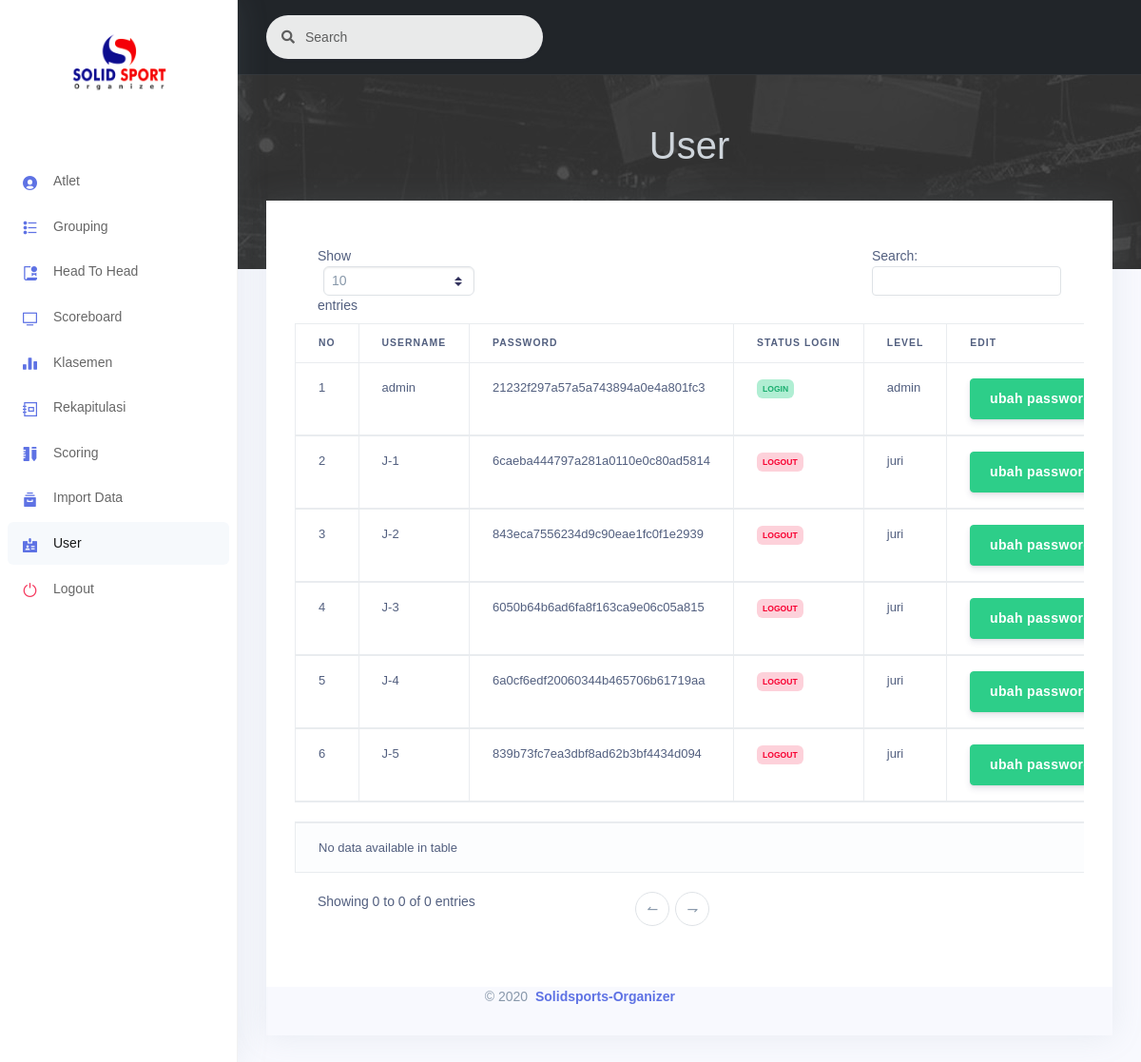
The app's page /modul/user/index.php (signed in) with its own data.
### tables this page shows
CREATE TABLE `user` (
  `idUser` int(11) NOT NULL,
  `username` varchar(50) NOT NULL,
  `password` varchar(255) NOT NULL,
  `statusLogin` int(1) NOT NULL,
  `level` int(1) NOT NULL
);

### modul/user/index.php (the view, shortened to what this page needs)
<?php
if (!isset($_SESSION['username'])) {
    header("location:../login");
} else {
    include "../../config/templates/header.php";
    include "../../config/templates/sidebar.php";
    include "../../config/templates/mainContent.php";
    include "../../config/database/koneksi.php";
?>
        <div class="container-fluid mt-5 mb-5 border-0">
        <table id="example" class="table table-striped table-bordered" style="width:100%">
        <thead>
                <tr>
                    <th>No</th>
                    <th>Username</th>
                    <th>Password</th>
                    <th>Status Login</th>
                    <th>Level</th>
                    <th>Edit</th>
                </tr>
                <?php
                $sqlUser = mysqli_query($conn, "SELECT * FROM `user` ");
                while($row = mysqli_fetch_object($sqlUser)){?>
                <tr>
                    <td>
                    <?= $row -> idUser ?>
                    </td>
                    <td>
                    <?= $row -> username ?>
                    </td>
                    <td>
                    <?= $row -> password ?>
                    </td><td>
                    <?php if($row -> statusLogin == 0 ) {echo '<span class="badge badge-danger">logout</span>';} else { echo '<span class="badge badge-success">login</span>'; } ?>
                    </td><td>
                    <?php if($row -> level == 1 ) {echo 'admin';} else { echo 'juri'; } ?>
                    </td>
                    <td>
                    <button class="btn btn-success" onclick="getUserId(<?= $row->idUser ?>)" data-toggle="modal" data-target="#resetPasswordModal">ubah password</button>
                    </td>
                </tr>
                <?php
                }
                ?>
            </thead>
        </table>
        </div>
    <?php
    include "../../config/templates/footer.php";
    ?>
    </body>
    </html>
    <?php }
    ?>

### config/templates/header.php (shortened to what this page needs)
<!DOCTYPE html>
<html>
<head>
  <link rel="stylesheet" href="../../assets/css/style.css">
  <link rel="stylesheet" href="../../assets/vendor/nucleo/css/nucleo.css" type="text/css">
  <link rel="stylesheet" href="../../assets/vendor/@fortawesome/fontawesome-free/css/all.min.css" type="text/css">
  <link rel="stylesheet" href="../../assets/css/argon.css?v=1.2.0" type="text/css">
  <link rel="stylesheet" href="../../assets/css/awesomplete.css" type="text/css">
</head>

### config/templates/sidebar.php (shortened to what this page needs)
<?php
$test = explode("/", $_SERVER['REQUEST_URI']);
$mod = $test[count($test) - 2];
$base_url = "http://$_SERVER[HTTP_HOST]/solidsport/modul";
?>
<nav class="sidenav navbar navbar-vertical  fixed-left  navbar-expand-xs navbar-light bg-white" id="sidenav-main">
  <div class="scrollbar-inner">
    <div class="sidenav-header  align-items-center">
      <a class="navbar-brand" href="javascript:void(0)">
        <img src="../../assets/img/logo-2.jpeg" style="max-height: 5rem;" class="navbar-brand-img" alt="...">
      </a>
    </div>
    <div class="navbar-inner mt-5">
      <div class="collapse navbar-collapse" id="sidenav-collapse-main">
        <br>
        <ul class="navbar-nav">
          <li class="nav-item">
            <a <?php
                if ($mod == "atlet") {
                  echo 'class="nav-link active"';
                } else {
                  echo 'class="nav-link"';
                } ?> href="<?= $base_url ?>/atlet/">
              <i class="ni ni-circle-08 text-primary"></i>
              <span class="nav-link-text">Atlet</span>
            </a>
          </li>
          <li class="nav-item">
            <a <?php
                if ($mod == "grouping") {
                  echo 'class="nav-link active"';
                } else {
                  echo 'class="nav-link"';
                } ?> href="<?= $base_url ?>/grouping/">
              <i class="ni ni-bullet-list-67 text-primary"></i>
              <span class="nav-link-text">Grouping</span>
            </a>
          <li class="nav-item">
            <a <?php
                if ($mod == "final") {
                  echo 'class="nav-link active"';
                } else {
                  echo 'class="nav-link"';
                } ?>href="<?= $base_url ?>/final/">
              <i class="ni ni-paper-diploma text-primary"></i>
              <span class="nav-link-text">Head To Head</span>
            </a>
          </li>
          </li>
          <li class="nav-item">
            <a <?php
                if ($mod == "scoreboard") {
                  echo 'class="nav-link active"';
                } else {
                  echo 'class="nav-link"';
                } ?> href="<?= $base_url ?>/scoreboard/">
              <i class="ni ni-tv-2 text-primary"></i>
              <span class="nav-link-text">Scoreboard</span>
            </a>
          </li>
          <li class="nav-item">
            <a <?php
                if ($mod == "klasemen") {
                  echo 'class="nav-link active"';
                } else {
                  echo 'class="nav-link"';
                } ?> href="<?= $base_url ?>/klasemen/">
              <i class="ni ni-chart-bar-32 text-primary"></i>
              <span class="nav-link-text">Klasemen</span>
            </a>
          </li>
          <li class="nav-item">
            <a <?php
                if ($mod == "klasemen") {
                  echo 'class="nav-link active"';
                } else {
                  echo 'class="nav-link"';
                } ?> href="<?= $base_url ?>/rekap/">
              <i class="ni ni-collection text-primary"></i>
              <span class="nav-link-text">Rekapitulasi</span>
            </a>
          </li>
          <li class="nav-item">
            <a <?php
                if ($mod == "scoring") {
                  echo 'class="nav-link active"';
                } else {
                  echo 'class="nav-link"';
                } ?> href="<?= $base_url ?>/scoring/">
              <i class="ni ni-ruler-pencil text-primary"></i>
              <span class="nav-link-text">Scoring</span>
            </a>
          </li>
          <li class="nav-item">
            <a <?php
                if ($mod == "import") {
                  echo 'class="nav-link active"';
                } else {
                  echo 'class="nav-link"';
                } ?> href="<?= $base_url ?>/import/">
              <i class="ni ni-archive-2 text-primary"></i>
              <span class="nav-link-text">Import Data</span>
            </a>
          </li>
          <li class="nav-item">
            <a <?php
                if ($mod == "user") {
                  echo 'class="nav-link active"';
                } else {
                  echo 'class="nav-link"';
                } ?> href="<?= $base_url ?>/user/">
              <i class="ni ni-badge text-primary"></i>
              <span class="nav-link-text">User</span>
            </a>
          </li>
          <li class="nav-item">
            <a class="nav-link" style="cursor:pointer;" data-toggle="modal" data-target="#exampleModal">
              <i class="ni ni-button-power  text-danger"></i>
              <span class="nav-link-text">Logout</span>
            </a>
          </li>
        </ul>
      </div>
    </div>
  </div>
</nav>

### config/templates/mainContent.php (shortened to what this page needs)
<?php
$test = explode("/", $_SERVER['REQUEST_URI']);
$mod = $test[count($test) - 2];
?>
<body>
  <div class="main-content" id="panel">
    <nav class="navbar navbar-top navbar-expand navbar-dark bg-dark border-bottom">
      <div class="container-fluid">
        <div class="collapse navbar-collapse" id="navbarSupportedContent">
          <form class="navbar-search navbar-search-light form-inline mr-sm-3" id="navbar-search-main">
            <div class="form-group mb-0">
              <div class="input-group input-group-alternative input-group-merge">
                <div class="input-group-prepend">
                  <span class="input-group-text"><i class="fas fa-search"></i></span>
                </div>
                <input class="form-control" placeholder="Search" type="text">
              </div>
            </div>
          </form>
        </div>
      </div>
    </nav>
    <div class="header pb-6" style="background-image: url('../../assets/img/banner2.jpg');" class="header pb-8">
      <div class="container-fluid">
        <div class="header-body">
          <div class="row align-items-center py-4">
            <p class="text-center text-light mt-3" style="margin:auto;font-size: 40px;text-transform:capitalize;">
              <?= $mod; ?>
            </p>
          </div>
        </div>
      </div>
    </div>
    <div class="container-fluid mt--6">
      <div class="row">
        <div class="col">
          <div class="card">

### config/templates/footer.php (shortened to what this page needs)
<footer class="footer pt-0">
  <div class="row align-items-center justify-content-lg-between">
    <div class="col-lg-6">
      <div class="copyright text-center  text-lg-right  text-muted">
        &copy; 2020 <a href="#" class="font-weight-bold ml-1">Solidsports-Organizer</a>
      </div>
    </div>
  </div>
</footer>
</div>
</div>

### assets/css/style.css (style rules this page uses)
.card { border-radius: 0px !important; }

### records on screen
user: idUser "1", username "admin", password "21232f297a57a5a743894a0e4a801fc3", statusLogin "LOGIN", level "admin"
user: idUser "2", username "J-1", password "6caeba444797a281a0110e0c80ad5814", statusLogin "LOGOUT", level "juri"
user: idUser "3", username "J-2", password "843eca7556234d9c90eae1fc0f1e2939", statusLogin "LOGOUT", level "juri"
user: idUser "4", username "J-3", password "6050b64b6ad6fa8f163ca9e06c05a815", statusLogin "LOGOUT", level "juri"
user: idUser "5", username "J-4", password "6a0cf6edf20060344b465706b61719aa", statusLogin "LOGOUT", level "juri"
user: idUser "6", username "J-5", password "839b73fc7ea3dbf8ad62b3bf4434d094", statusLogin "LOGOUT", level "juri"

### other values on screen
$mod "User"
